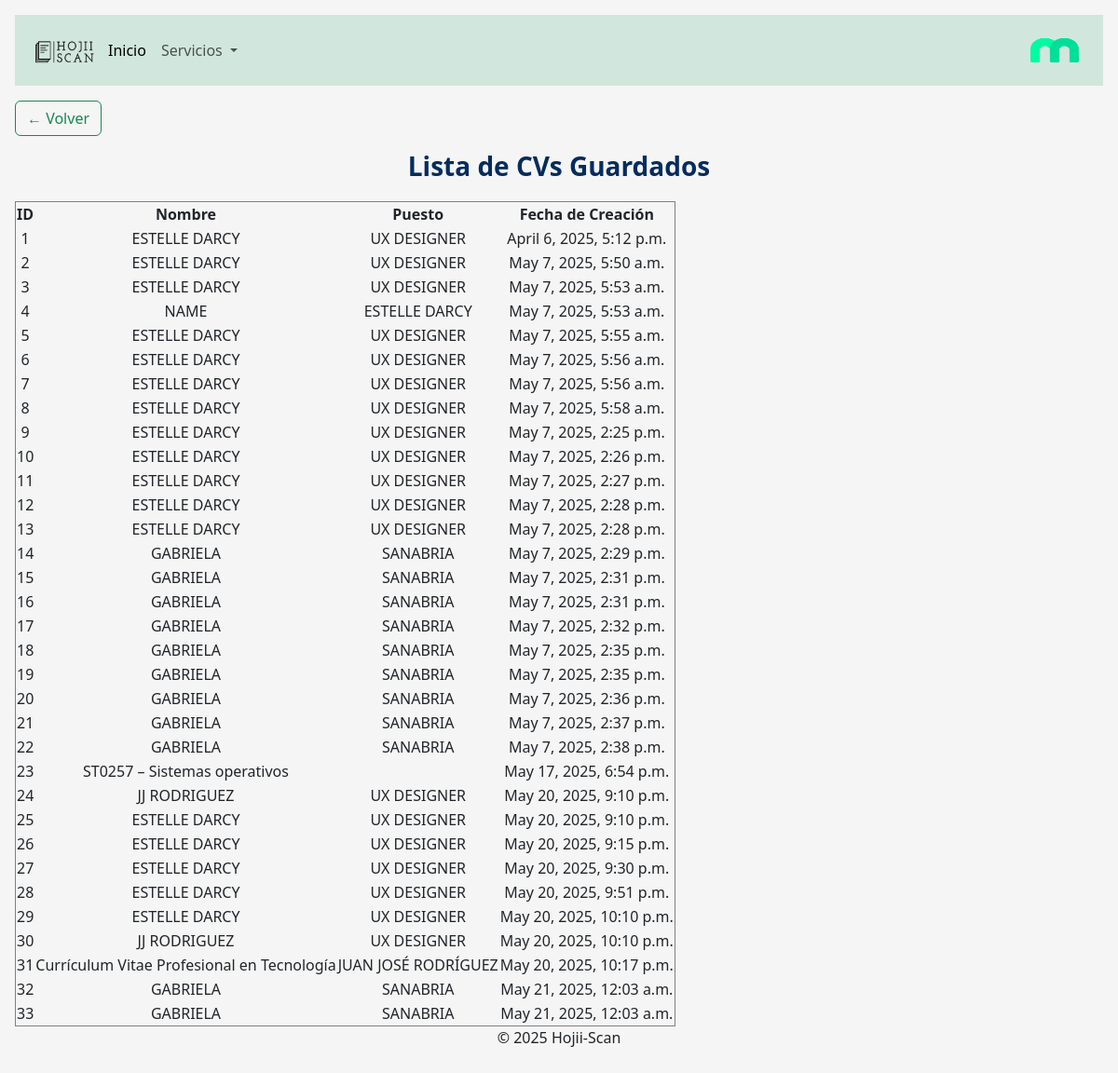
/upload/resumes/, run on an earlier commit of the app's database.
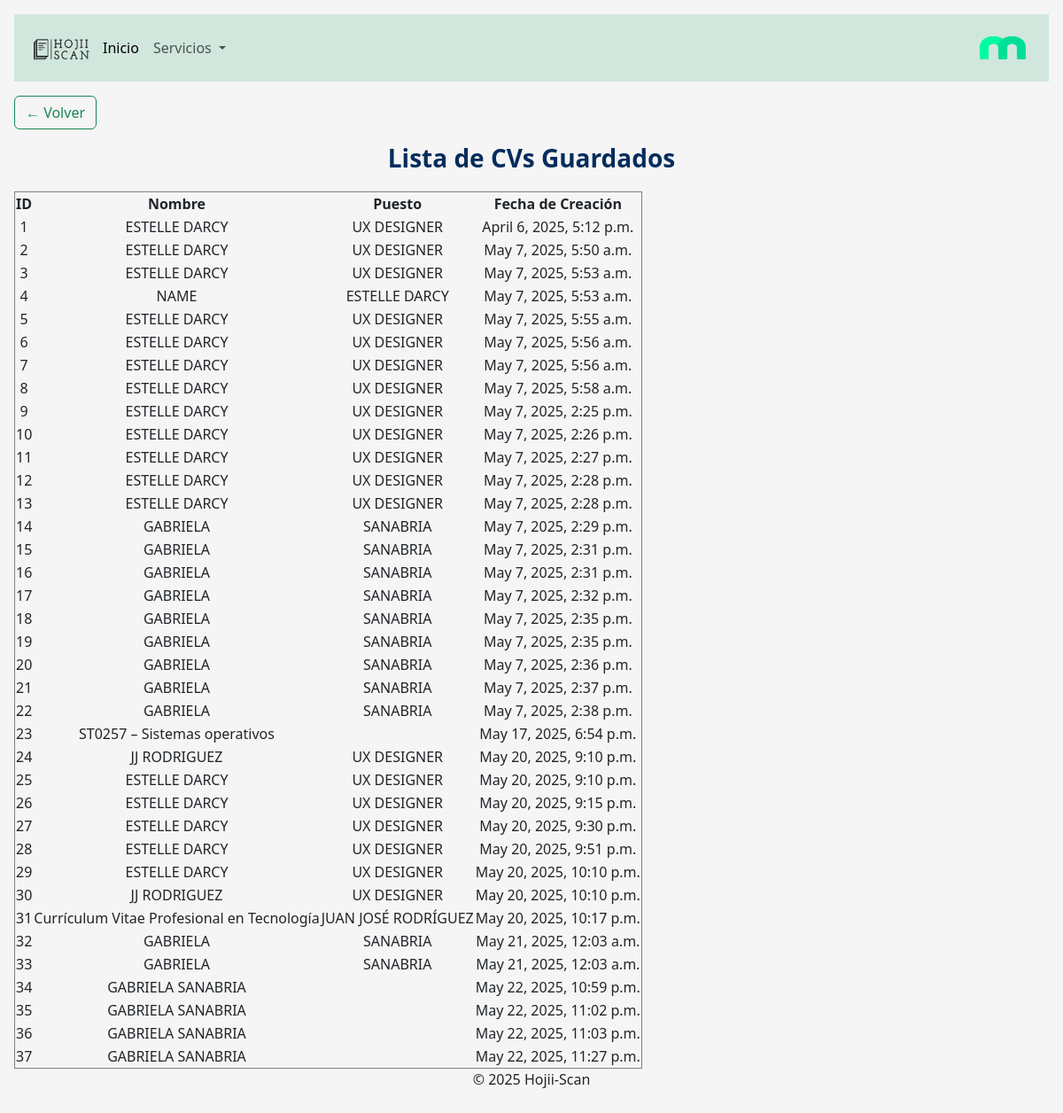
And on a later commit of the database.
### upload/models.py (models this page shows, shortened)
class UploadedResume(models.Model):
    name = models.CharField(max_length=255, blank=True, null=True)
    job_title = models.CharField(max_length=255, blank=True, null=True)
    contact = models.TextField(blank=True, null=True)
    summary = models.TextField(blank=True, null=True)
    professional_experience = models.TextField(blank=True, null=True)
    education = models.JSONField(blank=True, null=True, default=list)
    achievements = models.TextField(blank=True, null=True)
    expertise = models.TextField(blank=True, null=True)
    additional_info = models.TextField(blank=True, null=True)
    created_at = models.DateTimeField(default=now, editable=False)

### upload/views.py (the view)
# urls.py: path("resumes/", resume_list, name="resume_list"),
def resume_list(request):
    resumes = UploadedResume.objects.all()
    return render(request, "resume_list.html", {"resumes": resumes})

### upload/templates/resume_list.html (shortened to what this page needs)
{% extends 'base.html' %}
{% block content %}
<h2>Lista de CVs Guardados</h2>
<table border="1">
    <tr>
        <th>ID</th>
        <th>Nombre</th>
        <th>Puesto</th>
        <th>Fecha de Creación</th>
    </tr>
    {% for resume in resumes %}
    <tr>
        <td>{{ resume.id }}</td>
        <td>{{ resume.name }}</td>
        <td>{{ resume.job_title }}</td>
        <td>{{ resume.created_at }}</td>
    </tr>
    {% empty %}
    <tr>
        <td colspan="3">No hay CVs guardados</td>
    </tr>
    {% endfor %}
</table>
{% endblock %}

### templates/base.html (shortened to what this page needs)
{% load static %}
<!DOCTYPE html>
<html lang="en">
<head>
  <link href="https://cdn.jsdelivr.net/npm/bootstrap@5.3.5/dist/css/bootstrap.min.css" rel="stylesheet">
  <link href="https://getbootstrap.com/docs/5.3/assets/css/docs.css" rel="stylesheet">
  <link rel="stylesheet" href="{% static 'css/estilos.css' %}">
</head>
<body class="p-3 m-0 border-0 bd-example m-0 border-0">
    <nav class="navbar navbar-expand-lg bg-success-subtle">
        <div class="container-fluid">
         <img src="{% static 'images/logo.png' %}" alt="Logo" width="80" height="40">
          <div class="collapse navbar-collapse" id="navbarSupportedContent">
            <ul class="navbar-nav me-auto mb-2 mb-lg-0">
              <li class="nav-item">
                <a class="nav-link active" aria-current="page" href="{% url 'home' %}">Inicio</a>
              </li>
              <li class="nav-item dropdown">
                <a class="nav-link dropdown-toggle" href="#" role="button" data-bs-toggle="dropdown" aria-expanded="false">
                  Servicios
                </a>
              </li>
            </ul>
          </div>
          <img src="{% static 'images/magnetologo.png' %}" alt="magneto logo" width="80" height="60">
        </div>
      </nav>
      {% if request.resolver_match.url_name != 'home' %}
  <div class="text-start my-3">
    <a href="javascript:history.back()" class="btn btn-outline-success">
      ← Volver
    </a>
  </div>
{% endif %}
    <div>
        {% block content %}
        {% endblock %}
    </div>
    <footer>
        <p>© 2025 Hojii-Scan</p>
    </footer>
</body>
</html>

### static/css/estilos.css (style rules this page uses)
body { font-family: 'Segoe UI', Tahoma, Geneva, Verdana, sans-serif; text-align: center; background-color: #f5f5f5; padding: 40px 20px; }
h2 { font-size: 28px; color: #042C5C; font-weight: 600; margin: 0 0 20px; }

What changed in the data, as far as the page shows it:
added UploadedResume: id "34", name "GABRIELA SANABRIA", created_at "May 22, 2025, 10:59 p.m."
added UploadedResume: id "35", name "GABRIELA SANABRIA", created_at "May 22, 2025, 11:02 p.m."
added UploadedResume: id "36", name "GABRIELA SANABRIA", created_at "May 22, 2025, 11:03 p.m."
added UploadedResume: id "37", name "GABRIELA SANABRIA", created_at "May 22, 2025, 11:27 p.m."
